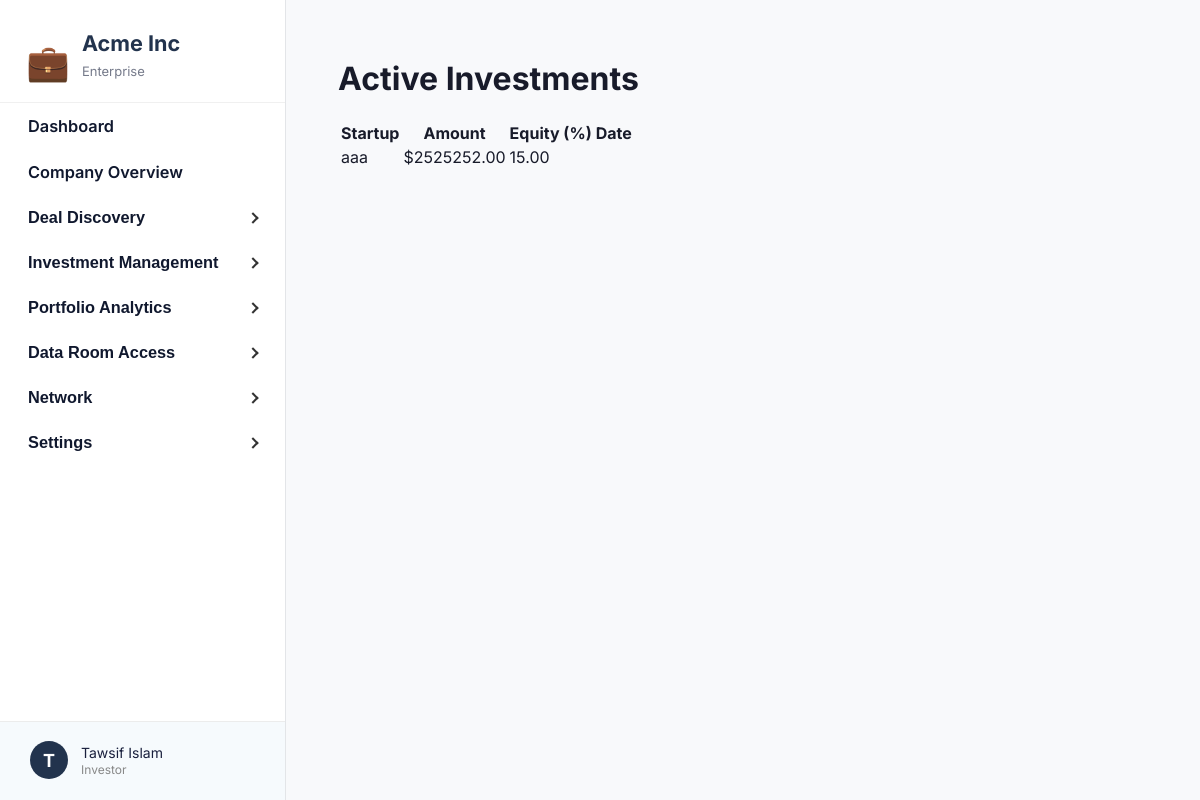
The page /api/investor/investments/active/ (signed in) on the database its author committed.
### core/models.py (models this page shows, shortened)
class InvestorInvestment(models.Model):
    investor = models.ForeignKey(InvestorProfile, on_delete=models.CASCADE, related_name="investments")
    startup = models.ForeignKey(StartupProfile, on_delete=models.CASCADE)
    amount = models.FloatField(null=True, blank=True)
    equity = models.FloatField(null=True, blank=True)
    invested_at = models.DateTimeField(auto_now_add=True)
    notes = models.TextField(blank=True, null=True)
    is_active = models.BooleanField(default=True)  # Keep for backwards compatibility
    STATUS_CHOICES = [
        ('pending', 'Pending'),
        ('approved', 'Active'),
        ('rejected', 'Rejected'),
    ]
    status = models.CharField(max_length=16, choices=STATUS_CHOICES, default='pending')  # NEW

class StartupProfile(models.Model):
    user = models.OneToOneField(User, on_delete=models.CASCADE, related_name='startup_profile')
    startup_name = models.CharField(max_length=150)
    role = models.CharField(max_length=100)
    email = models.EmailField()
    website = models.CharField(max_length=255)
    heard_about = models.CharField(max_length=50)
    description = models.TextField()
    audience = models.TextField()
    tech_component = models.TextField()
    your_edge = models.TextField()
    pitch_deck_url = models.CharField(max_length=255)
    startup_stage = models.CharField(max_length=50)
    problem = models.TextField()
    solution = models.TextField()
    market_research = models.CharField(max_length=20)
    business_model_mind = models.CharField(max_length=50)
    working_time = models.CharField(max_length=50)
    cofounder = models.CharField(max_length=20)
    support_needed = models.TextField()
    has_mvp = models.CharField(max_length=10)
    tested_with_customers = models.CharField(max_length=10)
    funding_source = models.CharField(max_length=100)
    early_users = models.CharField(max_length=10)
    generated_revenue = models.CharField(max_length=20)
    stage3_challenges = models.TextField()
    stage3_support = models.TextField()
    business_model = models.TextField()
    paying_customers = models.CharField(max_length=50)
    annual_revenue_4 = models.CharField(max_length=50)
    external_funding = models.CharField(max_length=50)
    acquisition_strategies = models.TextField()
    team_size = models.CharField(max_length=50)
    stage4_challenges = models.TextField()
    stage4_support = models.TextField()
    annual_revenue_5 = models.CharField(max_length=50)
    active_customers_5 = models.CharField(max_length=50)
    markets_operating = models.CharField(max_length=100)
    expansion_plans = models.TextField()
    stage5_challenges = models.TextField()
    is_approved = models.BooleanField(default=False)
    is_onboarded = models.BooleanField(default=False)
    complete_profile_submitted = models.BooleanField(default=False)
    submitted_at = models.DateTimeField(auto_now_add=True)
    arr = models.FloatField(
        null=True, blank=True, verbose_name="Annual Recurring Revenue (ARR)"
    )
    arpu = models.FloatField(
        null=True, blank=True, verbose_name="Average Revenue Per User (ARPU)"
    )
    monthly_burn = models.FloatField(null=True, blank=True)
    cash_balance = models.FloatField(null=True, blank=True)
    ltv_cac_ratio = models.FloatField(null=True, blank=True)
    operating_expenses = models.FloatField(null=True, blank=True)
    debt_obligations = models.TextField(null=True, blank=True)
    capital_raised = models.FloatField(null=True, blank=True)
    currently_raising = models.FloatField(null=True, blank=True)
    equity_offered = models.FloatField(null=True, blank=True)
    financial_forecast = models.FileField(
        upload_to='financial_forecasts/', null=True, blank=True
    )

### core/views.py (the view)
# urls.py: path('investor/investments/active/', active_investments, name='active_investments'),
@login_required
def active_investments(request):
    investor_profile = getattr(request.user, 'investor_profile', None)
    if not investor_profile:
        return redirect('investor_onboarding')
    investments = InvestorInvestment.objects.filter(
        investor=investor_profile,
        is_active=True,
        status__in=['pending', 'approved']
    ).select_related('startup').order_by('-invested_at')
    return render(request, "active_investments.html", {
        "investments": investments,
        "section": "investment_management",
        "subsection": "active_investments",
    })

### core/templates/active_investments.html
{% extends "investor_base.html" %}
{% block content %}
<h1>Active Investments</h1>
{% if investments %}
<table>
  <tr>
    <th>Startup</th><th>Amount</th><th>Equity (%)</th><th>Date</th>
  </tr>
  {% for inv in investments %}
  <tr>
    <td>{{ inv.startup.startup_name }}</td>
    <td>${{ inv.amount|floatformat:2 }}</td>
    <td>{{ inv.equity|floatformat:2 }}</td>
    <td>{{ inv.date_invested|date:"M d, Y" }}</td>
  </tr>
  {% endfor %}
</table>
{% else %}
  <div>No active investments yet.</div>
{% endif %}
{% endblock %}

### core/templates/investor_base.html (shortened to what this page needs)
{% load static %}
<!DOCTYPE html>
<html lang="en">
<head>
</head>
<body>
<div class="layout">
    <nav class="sidebar">
        <div class="logo-box">
            <span class="logo-icon">&#128188;</span>
            <div>
                <div class="sidebar-title">Acme Inc</div>
                <div class="sidebar-subtitle">Enterprise</div>
            </div>
        </div>
        <div class="sidebar-content">
            <ul class="sidebar-nav">
                <li>
                    <a href="{% url 'investor_dashboard' %}" class="sidebar-link {% if section == 'dashboard' %}active{% endif %}">Dashboard</a>
                </li>
                <li>
                    <a href="{% url 'investor_company_overview' %}" class="sidebar-link {% if section == 'company' %}active{% endif %}">Company Overview</a>
                </li>
                <li>
                    <button class="sidebar-toggle {% if section == 'deal_discovery' %}active{% endif %}" aria-expanded="false" type="button">
                        Deal Discovery
                        <span class="arrow"></span>
                    </button>
                </li>
                <li>
                    <button class="sidebar-toggle" aria-expanded="false" type="button">
                        Investment Management
                        <span class="arrow"></span>
                    </button>
                </li>
                <li>
                    <button class="sidebar-toggle" aria-expanded="false" type="button">
                        Portfolio Analytics
                        <span class="arrow"></span>
                    </button>
                </li>
                <li>
                    <button class="sidebar-toggle" aria-expanded="false" type="button">
                        Data Room Access
                        <span class="arrow"></span>
                    </button>
                </li>
                <li>
                    <button class="sidebar-toggle" aria-expanded="false" type="button">
                        Network
                        <span class="arrow"></span>
                    </button>
                </li>
                <li>
                    <button class="sidebar-toggle" aria-expanded="false" type="button">
                        Settings
                        <span class="arrow"></span>
                    </button>
                </li>
            </ul>
        </div>
        <div class="sidebar-footer" id="sidebar-footer">
            <div class="sidebar-footer-circle">{{ request.user.first_name|default:"N"|slice:":1" }}</div>
            <div class="sidebar-footer-details">
                <span>{{ request.user.get_full_name|default:request.user.username }}</span>
                <small>Investor</small>
            </div>
        </div>
    </nav>
    <div id="main-content" class="main-content">
        {% block content %}{% endblock %}
    </div>
</div>
</body>
</html>

### core/templates/investor_base.html (style rules this page uses)
html, body { height: 100%; margin: 0; }
body { font-family: 'Inter', sans-serif; background: #f8f9fb; color: #181b2a; height: 100vh; }
.layout { display: flex; min-height: 100vh; }
.sidebar { width: 285px; background: #fff; border-right: 1.5px solid #e3e5e8; padding: 0; position: relative; display: flex; flex-direction: column; height: 100vh; }
.sidebar .logo-box { padding: 30px 26px 8px 26px; display: flex; align-items: center; gap: 12px; flex-shrink: 0; background: #fff; border-bottom: 1px solid #f0f0f0; }
.sidebar-content { flex: 1; overflow-y: auto; padding-bottom: 80px; }
.sidebar .logo-icon { font-size: 2.2rem; color: #22284b; transition: all 0.2s cubic-bezier(0.4, 0, 0.2, 1); }
.sidebar-title { font-weight: 700; font-size: 1.35rem; color: #22334d; margin-bottom: 7px; }
.sidebar-subtitle { font-size: 13px; color: #757a8a; margin-bottom: 15px; }
.sidebar-nav { padding: 0; margin: 0 0 30px 0; list-style: none; }
.sidebar-link, .sidebar-toggle { display: flex; align-items: center; gap: 8px; padding: 13px 28px; color: #10182e; text-decoration: none; font-weight: 600; font-size: 1.02rem; border: none; background: none; cursor: pointer; width: 100%; outline: none; transition: all 0.2s cubic-bezier(0.4, 0, 0.2, 1); border-radius: 0 16px 16px 0; margin-right: 4px; position: relative; }
.sidebar-toggle .arrow { margin-left: auto; transition: transform 0.3s cubic-bezier(0.4, 0, 0.2, 1); }
.sidebar-footer { position: absolute; left: 0; bottom: 0; width: 100%; padding: 19px 24px 21px 30px; border-top: 1px solid #ececec; background: #f6fafd; display: flex; align-items: center; gap: 13px; cursor: pointer; z-index: 10; box-sizing: border-box; transition: all 0.2s cubic-bezier(0.4, 0, 0.2, 1); }
.sidebar-footer-circle { width: 38px; height: 38px; border-radius: 50%; background: #22334d; color: #fff; display: flex; align-items: center; justify-content: center; font-size: 18px; font-weight: 700; transition: all 0.2s cubic-bezier(0.4, 0, 0.2, 1); }
.sidebar-footer-details { display: flex; flex-direction: column; gap: 1px; }
.sidebar-footer-details span { font-size: 14px; color: #191f3d; transition: color 0.2s cubic-bezier(0.4, 0, 0.2, 1); }
.sidebar-footer-details small { font-size: 12px; color: #888; transition: color 0.2s cubic-bezier(0.4, 0, 0.2, 1); }
.main-content { flex: 1; padding: 38px 54px 44px 52px; }
.arrow { display: inline-block; width: 6px; height: 6px; border-top: 2px solid #333; border-right: 2px solid #333; transform: rotate(45deg); margin-left: auto; transition: transform 0.3s cubic-bezier(0.4, 0, 0.2, 1); }

### rows shown on the page
InvestorInvestment: startup.startup_name "aaa", amount "2525252.00", equity "15.00"

### other values the page prints
{{ request.user.first_name|default:"N"|slice:":1" }} "T"
{{ request.user.get_full_name|default:request.user.username }} "Tawsif Islam"
